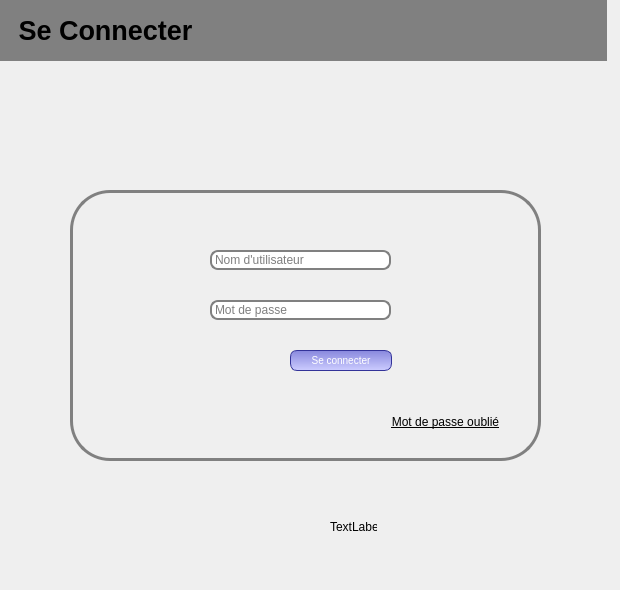
    <widget class="QWidget" name="page">
     <property name="styleSheet">
      <string notr="true">
#page {

background: white;
}

#widget {
border: 3px solid gray;
border-radius: 40px;
background: QLinearGradient(x1: 0, y1: 0, x2: 0, y2: 1, stop: 0 #5555fff, stop: 1 #ccf);
;
}</string>
     </property>
     <widget class="QWidget" name="widget" native="true">
      <property name="geometry">
       <rect>
        <x>70</x>
        <y>190</y>
        <width>471</width>
        <height>271</height>
       </rect>
      </property>
      <property name="styleSheet">
       <string notr="true">#MainWindow {
background: gray;
}
</string>
      </property>
      <widget class="QPushButton" name="pushButton_3">
       <property name="geometry">
        <rect>
         <x>220</x>
         <y>160</y>
         <width>102</width>
         <height>21</height>
        </rect>
       </property>
       <property name="styleSheet">
        <string notr="true">QPushButton {
color: white;
background-color:  QLinearGradient(x1: 0, y1: 0, x2: 0, y2: 1, stop: 0 #88d, stop: 1 #ccf);
 
border-width: 1px;
border-color: #339;
border-style: solid;
border-radius: 7;
padding: 3px;
font-size: 10px;
padding-left: 5px;
padding-right: 5px;
min-width: 90px;
max-width: 50px;
min-height: 13px;
max-height: 13px;
}</string>
       </property>
       <property name="text">
        <string>Se connecter</string>
       </property>
      </widget>
      <widget class="QLineEdit" name="nomUtilisateur">
       <property name="geometry">
        <rect>
         <x>140</x>
         <y>60</y>
         <width>181</width>
         <height>20</height>
        </rect>
       </property>
       <property name="styleSheet">
        <string notr="true">QLineEdit {
padding: 1px;
border-style: solid;
border: 2px solid gray;
border-radius: 8px;
}
</string>
       </property>
       <property name="text">
        <string/>
       </property>
       <property name="readOnly">
        <bool>false</bool>
       </property>
       <property name="placeholderText">
        <string>Nom d'utilisateur</string>
       </property>
       <property name="cursorMoveStyle">
        <enum>Qt::LogicalMoveStyle</enum>
       </property>
      </widget>
      <widget class="QLineEdit" name="motDePasse">
       <property name="geometry">
        <rect>
         <x>140</x>
         <y>110</y>
         <width>181</width>
         <height>20</height>
        </rect>
       </property>
       <property name="styleSheet">
        <string notr="true">QLineEdit {
padding: 1px;
border-style: solid;
border: 2px solid gray;
border-radius: 8px;
}
</string>
       </property>
       <property name="text">
        <string/>
       </property>
       <property name="maxLength">
        <number>10</number>
       </property>
       <property name="echoMode">
        <enum>QLineEdit::Password</enum>
       </property>
       <property name="placeholderText">
        <string>Mot de passe</string>
       </property>
       <property name="clearButtonEnabled">
        <bool>false</bool>
       </property>
      </widget>
      <widget class="QPushButton" name="pushButton_2">
       <property name="geometry">
        <rect>
         <x>320</x>
         <y>220</y>
         <width>111</width>
         <height>23</height>
        </rect>
       </property>
       <property name="font">
        <font>
         <underline>true</underline>
        </font>
       </property>
       <property name="text">
        <string>Mot de passe oublié</string>
       </property>
       <property name="checkable">
        <bool>false</bool>
       </property>
       <property name="autoDefault">
        <bool>false</bool>
       </property>
       <property name="default">
        <bool>false</bool>
       </property>
       <property name="flat">
        <bool>true</bool>
       </property>
      </widget>
     </widget>
     <widget class="QLabel" name="label">
      <property name="geometry">
       <rect>
        <x>-4</x>
        <y>0</y>
        <width>611</width>
        <height>61</height>
       </rect>
      </property>
      <property name="font">
       <font>
        <pointsize>20</pointsize>
        <weight>75</weight>
        <bold>true</bold>
       </font>
      </property>
      <property name="styleSheet">
       <string notr="true">background: gray;
</string>
      </property>
      <property name="text">
       <string>   Se Connecter</string>
      </property>
     </widget>
     <widget class="QLabel" name="label_2">
      <property name="geometry">
       <rect>
        <x>0</x>
        <y>60</y>
        <width>601</width>
        <height>521</height>
       </rect>
      </property>
      <property name="text">
       <string/>
      </property>
      <property name="pixmap">
       <pixmap>../../Projet C++/123786019_373218060601907_9161192570750179897_n.jpg</pixmap>
      </property>
     </widget>
     <widget class="QLabel" name="label_43">
      <property name="geometry">
       <rect>
        <x>330</x>
        <y>520</y>
        <width>47</width>
        <height>14</height>
       </rect>
      </property>
      <property name="text">
       <string>TextLabel</string>
      </property>
     </widget>
     <zorder>label_2</zorder>
     <zorder>label</zorder>
     <zorder>widget</zorder>
     <zorder>label_43</zorder>
    </widget>
